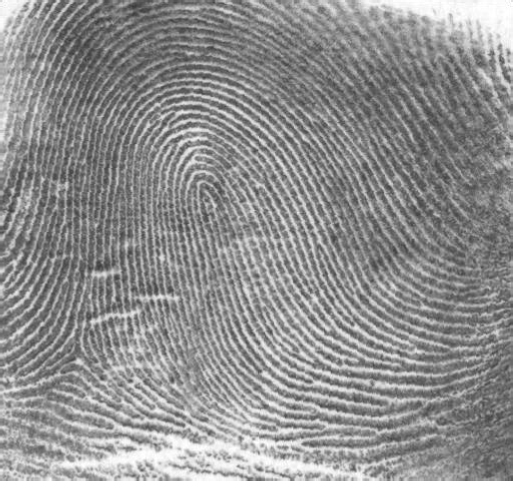
#> input picture DIP3E_Original_Images_CH04/Fig0457(a)(thumb_print).tif, 1026 x 962 px (shown at 1/2 size)
$ python BLPF_on_frequency.py
#> lines starting #> are read from the running program, lines starting #| are printed output that depends on the picture
#> in main_apply, im is the input picture: shape (962, 1026, 3); min 52, max 255, mean 142.7
#!/usr/bin/env python

# 频率域 - 巴特沃斯低通滤波器
# H(u,v) = 1 / (1+(dist(u,v)/D0)**2n)
# D0: 截止频率
#

import cv2
import numpy as np
import matplotlib.pyplot as plt

def fft_im(im, plot: plt.Axes):
    gray_im = cv2.cvtColor(im, cv2.COLOR_BGR2GRAY)
    rows, cols = gray_im.shape[:2]
#> rows = 962; cols = 1026
    M, N = rows*2, cols*2
#> M = 1924; N = 2052
    ext_im = np.zeros((M,N))
    ext_im[0:rows, 0:cols] = gray_im
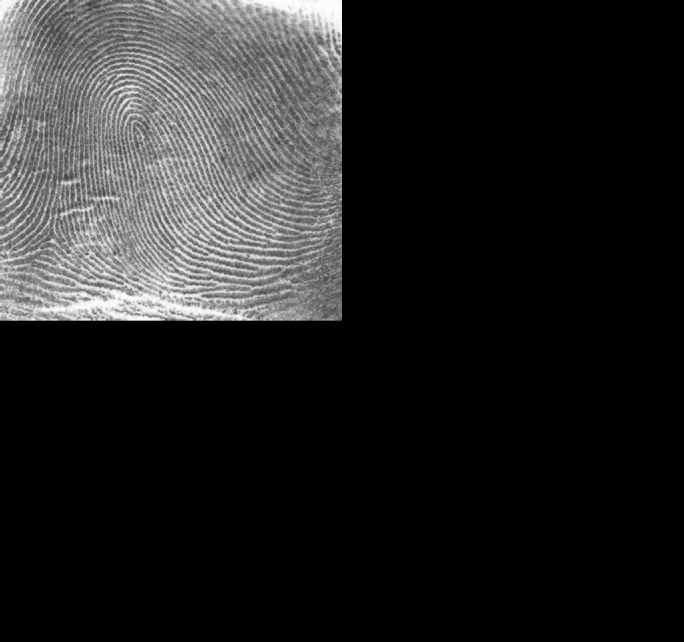
#> ext_im: shape (1924, 2052) float64 (shown at 1/3 size); min 0, max 255, mean 35.7

    # fft & shift
    fft = np.fft.fft2(ext_im)
    fft_shift = np.fft.fftshift(fft)

    # spectrum = np.log(np.abs(fft_shift))
    plot.set_title('origin')
    plot.imshow(gray_im, cmap='gray')

    return fft_shift

# [15 lines left out: function apply_blpf, not called in this run]

def apply_bhpf(fft_im, d0, n):
    '''
    巴特沃斯高通滤波器
    '''
#> called with fft_im = array of shape (1924, 2052), d0 = 50, n = 4
    M,N = np.shape(fft_im)
#> M = 1924; N = 2052
    mask = np.zeros((M,N))
    for u in range(M):
        for v in range(N):
            dist = np.sqrt((u-M/2)**2 + (v-N/2)**2)
            mask[u,v] = 1 - 1 / (1+(dist/d0)**(2*n))
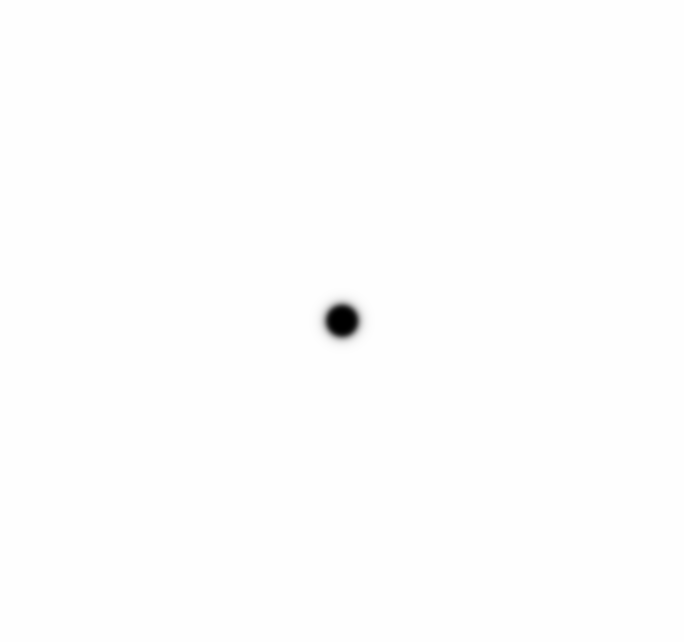
#> mask: shape (1924, 2052) float64 (shown at 1/3 size); min 0, max 1, mean 0.998
    filtered_fft = fft_im * mask
    ifft_shift = np.fft.ifftshift(filtered_fft)
    ifft = np.fft.ifft2(ifft_shift)
    crop = ifft[0:int(M/2), 0:int(N/2)]
    # return np.abs(crop)
    return crop

# [31 lines left out: function main_demo, not called in this run]

def main_apply():
    figure = plt.figure()
    im = cv2.imread('DIP3E_Original_Images_CH04/Fig0457(a)(thumb_print).tif')

    plot_spectrum = figure.add_subplot(131)
    plot_spectrum.set_xticks([])
    plot_spectrum.set_yticks([])
    fft = fft_im(im, plot_spectrum)
    # 高通滤波
    res_im = apply_bhpf(fft, 50, 4)
    print(res_im)
#> (printed output is left out)

    plot = figure.add_subplot(132)
    plot.imshow(np.abs(res_im), cmap='gray')
    plot.set_title('BHPF')
    plot.set_xticks([])
    plot.set_yticks([])

    thresh_im = np.zeros((np.shape(res_im)))
    thresh_im[res_im.real>0] = 255

    plot_t = figure.add_subplot(133)
    plot_t.imshow(thresh_im, cmap='gray')
    plot_t.set_title('Thresh')
    plot_t.set_xticks([])
    plot_t.set_yticks([])

    plt.show()
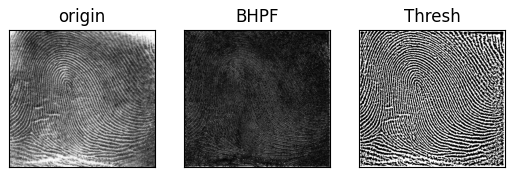
#> figure drawn by matplotlib, 3 panels

if __name__ == '__main__':
    # main_demo()
    main_apply()
